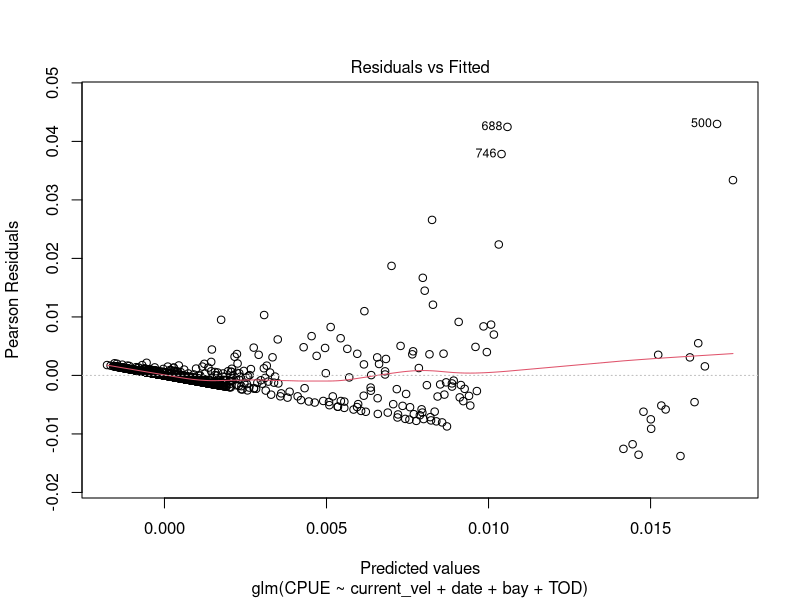
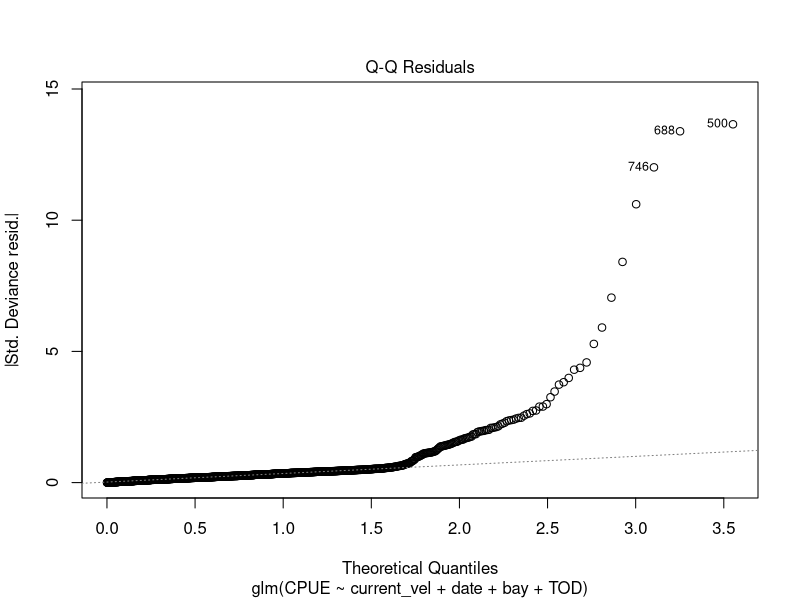
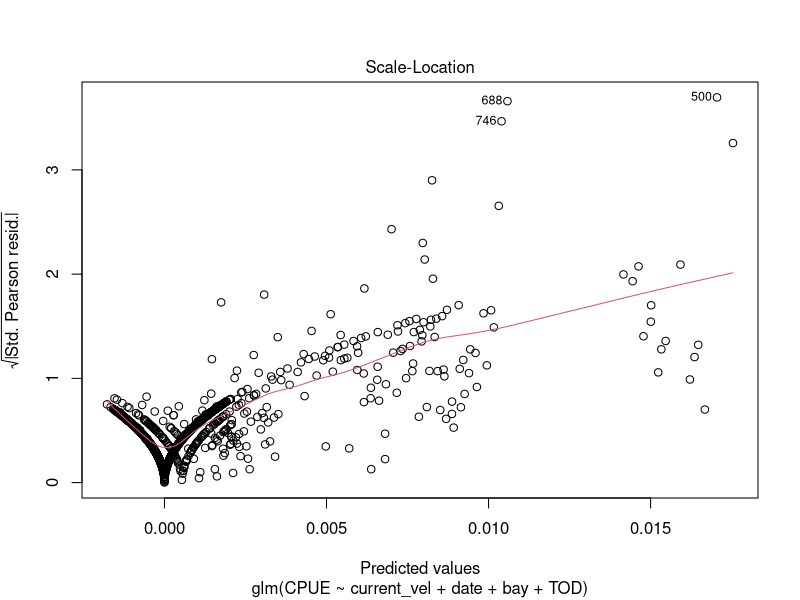
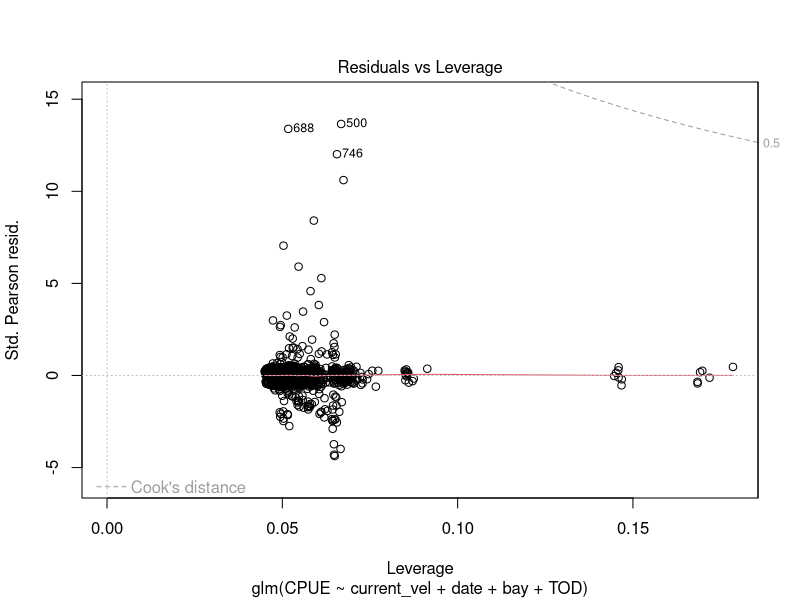
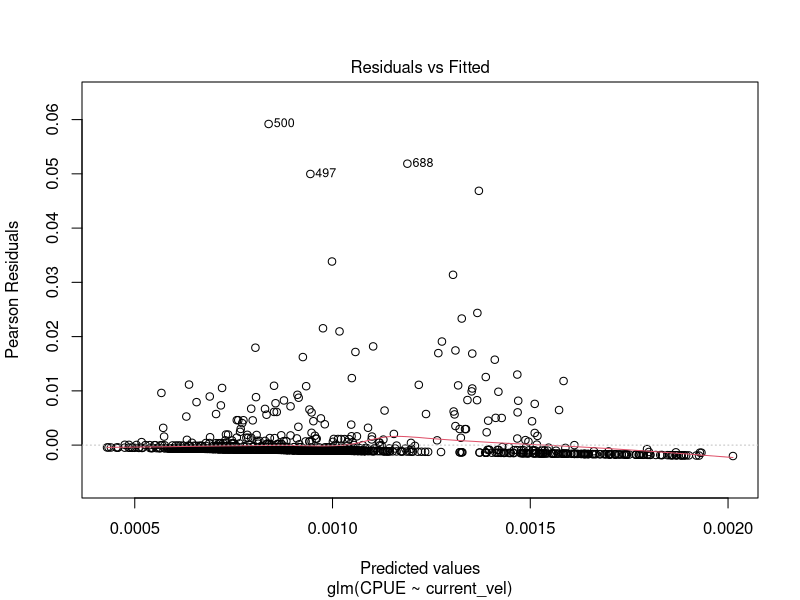
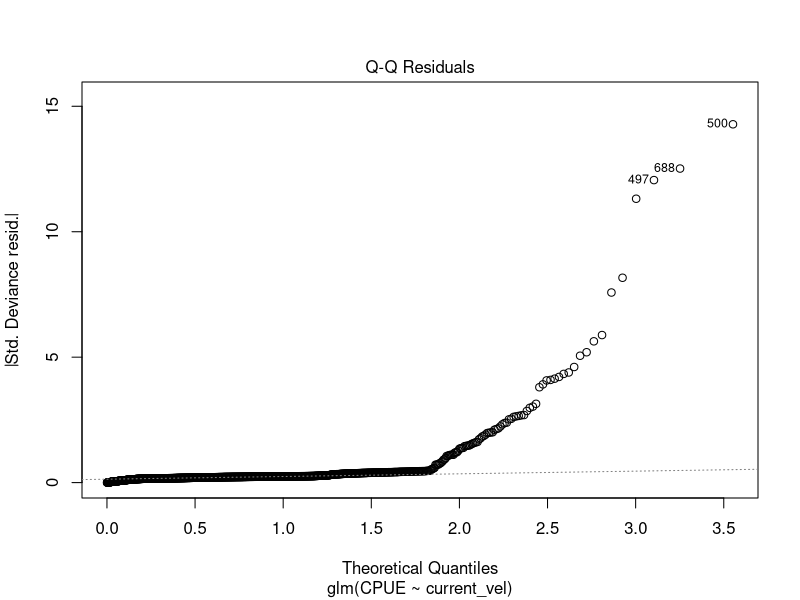
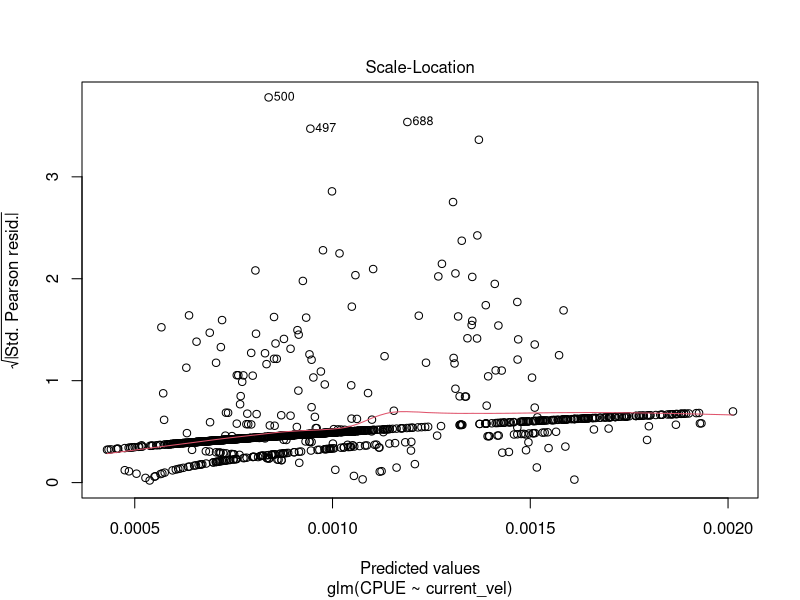
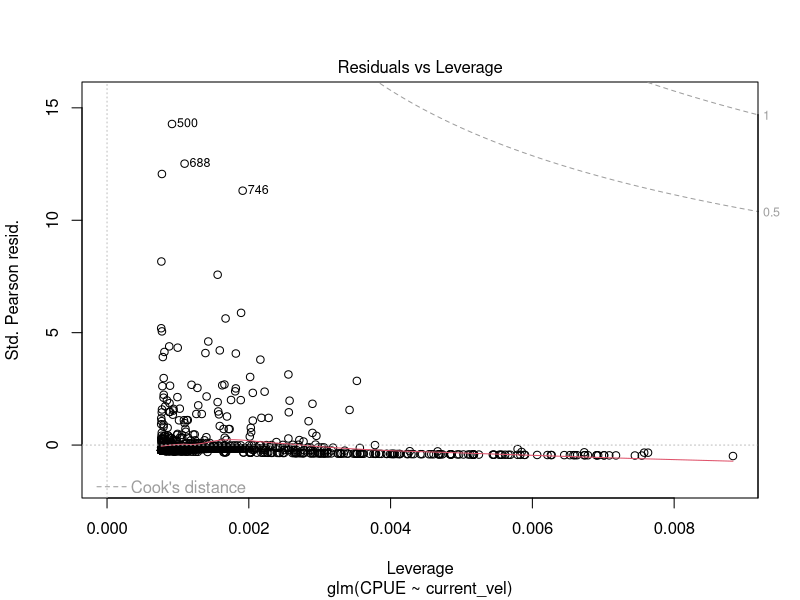

The R source for these figures, in order: (Note: this script raises an error after producing the figures.)
# Standardized CPUE based on work of 
    # Campbell 2015
    # Campbell 2004
    # Carruthers et al 2011 


# To start, will just use raw total data (i.e., not specific to a CU corrected for sub-sampling)

setwd("~/`Stock assessment/Analysis/Data files")
# Read data
data <- read.csv("TEB_leftjoin.csv")

# Libraries
library(dplyr)
library(ggplot2)
library(withr)    # with_options
library(stringr)  # str_pad
library(lme4)
library(vcdExtra)  # zero.test
library(AER)       # dispersiontest
library(tidyr)


# Variables: 
  # Response: CPUE (fish/m3)
  # Predictors: current velocity (interpolated some values, see "interpolation.R"), TOD, month, bay
  #   (Future predictors may also include trap type, year, depth)





# Set up database to work with
df <- data %>% 
  select(USID, date, run, bay, trap_type, current_speed_mps, set_start, run_time, sockeye_smolt_total) %>% 
  filter(trap_type=="RST") %>% 
  mutate_at(vars(c(8)), funs(as.character)) %>%
  mutate(run_time = paste(gsub("0:", "", run_time))) %>% 
  mutate_at(vars(c(8)), funs(as.numeric)) %>%
  mutate(run_time = run_time*60) %>% 
  mutate_at(vars(c(7)), funs(as.character)) %>% 
  mutate(set_start = with_options(c(scipen = 999), str_pad(set_start, 4, pad = "0"))) %>% 
  mutate(fished_vol = as.numeric(ifelse(run_time=="600", "1243.836",                                                                                  # Nested ifelse() command to apply volume of water fished for each run length that isn't 900 s
                                 ifelse(run_time=="1020", "2114.521",                                                                          # Syntax is "run seconds", "fished volume"
                                 ifelse(run_time=="1080", "2238.905",
                                 ifelse(run_time=="1140", "2363.288",
                                 ifelse(run_time=="1200", "2487.672",
                                 ifelse(run_time=="1260", "2612.056",
                                 ifelse(run_time=="1320", "2736.439", "1865.71"))))))))) %>%
  select(USID, date, run, bay, trap_type, fished_vol, set_start, run_time, current_speed_mps, sockeye_smolt_total) %>% 
  group_by(USID, date) %>%
  summarize(run=unique(run), bay=unique(bay), trap_type=unique(trap_type), current_vel=unique(current_speed_mps),
            TOD=unique(set_start), run_time=unique(run_time), fished_vol=unique(fished_vol), n = unique(sockeye_smolt_total)) %>% 
  mutate(CPUE=n/fished_vol) %>%
  mutate_at(vars(c(7)), funs(as.numeric)) %>% 
  mutate(month = paste(date)) %>%
  separate(month, c("y","m","d")) %>%
  mutate(m = ifelse(m=="04", "April", 
                 ifelse(m=="05", "May", "June"))) %>% 
  rename(month=m) %>%
  select(-c(y, d))

# Replace the one negative current value with an NA 
df[1108,6] <- NA


#####

# Create model structure

m.global <- glm(CPUE ~ current_vel + date + bay + TOD, data=df, family=gaussian(link="identity"))
plot(m.global)

ass1 <- glm(CPUE ~ current_vel, data=df, family=gaussian(link="identity"))
plot(ass1)
r1<-resid(ass1)
plot(r1)
hist(r1)
qqnorm(r1)

ass2 <- glm(CPUE ~ TOD, data=df, family=gaussian(link="identity"))
plot(ass2)
r2<-resid(ass2)
plot(r2)
hist(r2)
qqnorm(r2)

# Assess collinearity 
z <- cbind(df$CPUE, df$current_vel, df$date, df$bay, df$TOD)
colnames(z) <- c("CPUE", "current velocity", "date", "bay", "TOD")
cor(z)
pairs(z)

panel.cor <- function(x, y, digits=2, prefix="", cex.cor, ...)
{
  usr=par("usr"); on.exit(par(usr))
  par(usr = c(0, 1, 0, 1))
  r = cor(x, y, use="na.or.complete")
  txt = format(c(r, 0.123456789), digits=digits)[1]
  txt = paste(prefix, txt, sep="")
  if(missing(cex.cor)) cex.cor = 0.8/strwidth(txt)
  text(0.5, 0.5, txt, cex=2.5)
}

pairs(z,
      upper.panel = panel.cor,
      cex=3,
      pch=16)

    # Can see high degree of zero inflation just based on pairs plot but will assess anyway

# zero-inflation - requires NA removed
df.nona <- df %>% 
  na.omit()
  
zero.test(df.nona$CPUE)
  # p < 2.22e-16 therefore zero inflated 


###########################################

# Create binary dataset 

df <- df %>% 
  mutate(binary_catch = ifelse(n=="0", "0", "1")) %>% 
  mutate_at(vars(c(13)), funs(as.numeric))

# Fit GLM 
m.binom <- glm(binary_catch ~ month + current_vel + bay + TOD, data=df, family=binomial(link="logit"))


############################################

# Create non-zero dataset

pois.df <- df %>% 
  filter(n != "0") %>% 
  select(-binary_catch)

m.pois <- glm(CPUE ~ month + current_vel + bay + TOD, data=pois.df, family=quasipoisson(link="log"))

plot(m.pois)

## 
